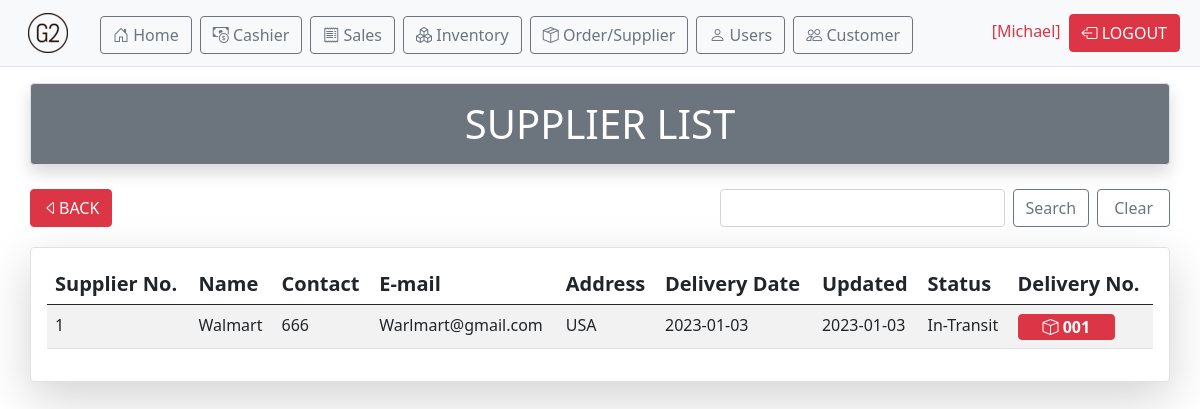
/supplier.php (signed in), run on the app's committed database.
### tables this page shows
CREATE TABLE `supplier_list` (
  `supplier_id` int(11) NOT NULL,
  `supplier_name` varchar(150) NOT NULL,
  `supplier_contact` varchar(50) NOT NULL,
  `supplier_email` varchar(150) NOT NULL,
  `supplier_address` varchar(150) NOT NULL,
  `supplier_del_date` timestamp NOT NULL DEFAULT current_timestamp(),
  `supplier_del_update` timestamp NOT NULL DEFAULT current_timestamp(),
  `supplier_del_status` varchar(100) NOT NULL,
  `supplier_order_num` varchar(50) NOT NULL
);

### supplier.php (the view, shortened to what this page needs)
<?php
$con = connection();
$sql = "SELECT * FROM supplier_list ORDER BY supplier_id DESC";
$table = $con->query($sql) or die ($con->error);
$row = $table->fetch_assoc();
?>
<!DOCTYPE html>
<html lang="en">
<head>
	<link rel="stylesheet" href="css/bootstrap.min.css">
	<link rel="stylesheet" href="https://cdn.jsdelivr.net/npm/bootstrap-icons@1.10.2/font/bootstrap-icons.css">
</head>
<body>
	<?php require_once("navbar.php"); ?>
	<div class="container text-center mt-3 mb-4 p-3 border shadow bg-secondary text-white rounded h1">SUPPLIER LIST</div>
	<div class="container mb-3 p-0">
		<form class="d-flex" action="supplier_result.php" method="GET">
			<div class="pe-2">
				<a class="btn btn-danger text-decoration-none text-white mb-1" href="products.php"><i class='bi bi-caret-left'></i>BACK</a>
			</div>
			<input class="w-25 ms-auto form-control me-2 mb-1" type="text" name="search1" id="search1">
			<button class="btn btn-outline-secondary me-2 mb-1" type="sumbit" name="query">Search</button>
			<a class="btn btn-outline-secondary pe-3 ps-3 mb-1" href="supplier.php">Clear</a>
		</form>
	</div>
	<div class="container my-2 border shadow-lg p-3 bg-body rounded table-responsive">
		<div class="row">
			<div class="col">
				<table class="table table-striped table-hover">
					<thead class="h5">
						<tr>
							<th>Supplier No.</th>
							<th>Name</th>
							<th>Contact</th>
							<th>E-mail</th>
							<th>Address</th>
							<th>Delivery Date</th>
							<th>Updated</th>
							<th>Status</th>
							<th>Delivery No.</th>
						</tr>
					</thead>
					<tbody>
						<?php do{ ?>
						<tr>
							<td><?php echo $row['supplier_id'];?></td>
							<td><?php echo $row['supplier_name']; ?></td>
							<td><?php echo $row['supplier_contact']; ?></td>
							<td><?php echo $row['supplier_email']; ?></td>
							<td><?php echo $row['supplier_address']; ?></td>
							<td>
								<?php
									$orgDate = $row['supplier_del_date'];
									$newDate = date("Y-m-d", strtotime($orgDate));
									echo $newDate;
								?>
							</td>
							<td>
								<?php
									$orgDate = $row['supplier_del_date'];
									$newDate = date("Y-m-d", strtotime($orgDate));
									echo $newDate;
								?>
							</td>
							<td><?php echo $row['supplier_del_status']; ?></td>
							<td><a class="btn btn-danger fw-bolder p-0 pe-4 ps-4" href="supplier_del_items.php"><i class="bi bi-box"></i> <?php echo $row['supplier_order_num']; ?></a>
							</td>
						</tr>
						<?php }while($row = $table->fetch_assoc()); ?>
					</tbody>
				</table>
			</div>
		</div>
	</div>
</body>
</html>

### data on the page
supplier_list: supplier_id "1", supplier_name "Walmart", supplier_contact "666", supplier_email "Warlmart@gmail.com", supplier_address "USA", supplier_del_date "2023-01-03", supplier_del_status "In-Transit", supplier_order_num "001"

### other printed values
$_SESSION['UserLogin'] "Michael"
